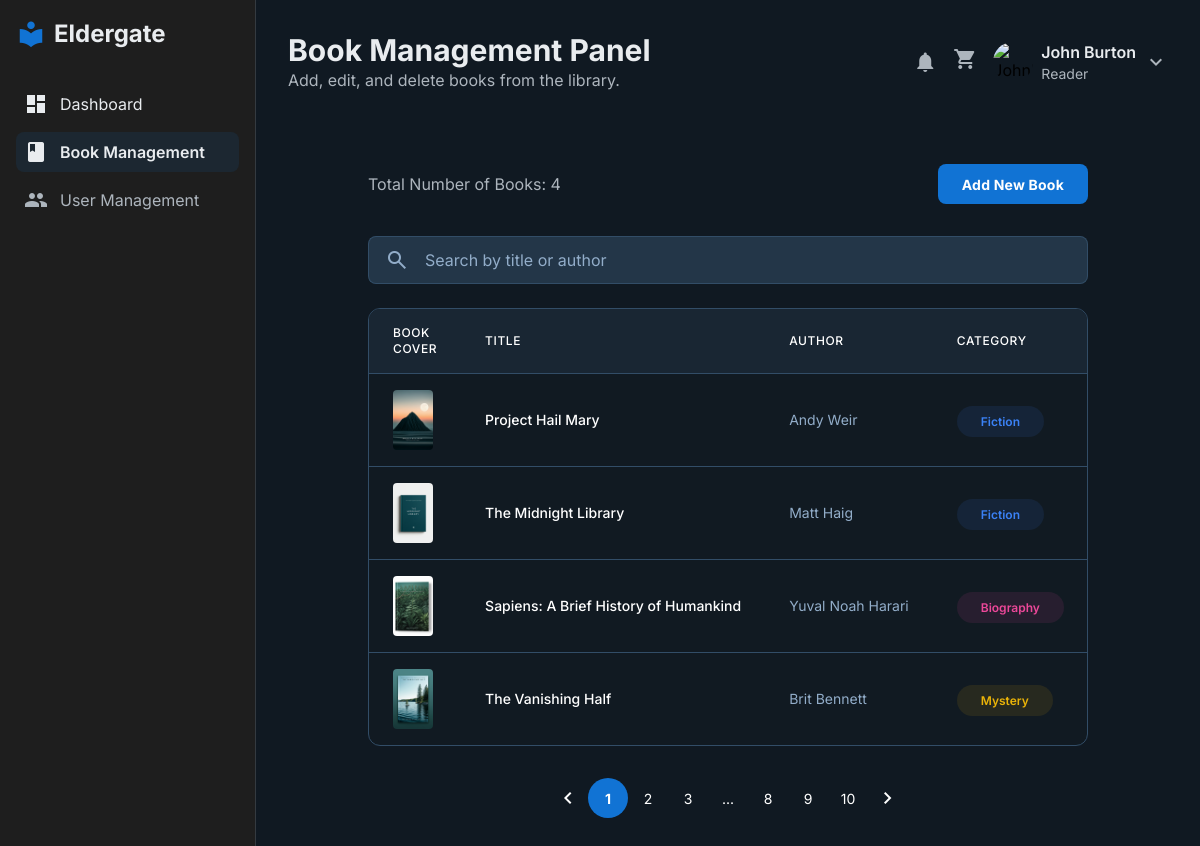
Screenshot of /account/admin-book-management/ (signed in) with the database file from the repository.
### accounts/models.py (models this page shows)
class EldergateLibraryUser(models.Model):
    id = models.AutoField(primary_key=True)
    username = models.CharField(max_length=100, unique=True)
    password = models.CharField(max_length=100)
    email = models.CharField(max_length=100)
    First_Name = models.CharField(max_length=100)
    Last_Name = models.CharField(max_length=100)
    date_joined = models.DateTimeField(auto_now_add=True)
    last_login = models.DateTimeField(blank=True, null=True)
    is_active = True
    USER_TYPE_CHOICES = [
        ('Reader', 'Reader'),
        ('Librarian', 'Librarian'),
        ('Administrator', 'Administrator'),
    ]
    model_name = models.CharField(
        max_length=100,
        choices=USER_TYPE_CHOICES,
        default='Reader',
    )
    current_reading = models.ForeignKey(Book, on_delete=models.CASCADE, null=True, blank=True)
    reading_progress = models.IntegerField(default=0)

### books/models.py (models this page shows)
class Book(models.Model):
    id = models.AutoField(primary_key=True)
    title = models.CharField(max_length=100)
    author = models.CharField(max_length=100)
    description = models.TextField()
    isbn = models.CharField(max_length=13)
    publisher = models.CharField(max_length=100)
    publication_date = models.DateField()
    category = models.ForeignKey(Category, on_delete=models.CASCADE, default=0)
    subcategory = models.ForeignKey(SubCategory, on_delete=models.CASCADE, null=True, blank=True)
    total_pages = models.IntegerField()
    price = models.DecimalField(max_digits=10, decimal_places=2)
    is_trending = models.BooleanField(default=False)
    cover_image = models.ImageField(upload_to='book_covers/')
    pdf_link = models.FileField(upload_to='books/')
    timestamp = models.DateTimeField(auto_now_add=True)

class Category(models.Model):
    id = models.AutoField(primary_key=True)
    name = models.CharField(max_length=100)

### accounts/views.py (the view)
# urls.py: path('admin-book-management/', views.admin_book_management_view, name='admin-book-management'),
def admin_book_management_view(request):
    if request.session.get('is_authenticated'):
        all_books = Book.objects.all()
        categories = Category.objects.all()
        total_books = all_books.count()
        book_list_styles = []
        for book in all_books:
            style_class, style_text = helpers.admin_book_management_bt(book.price)
            category_class = helpers.admin_book_management_category(book.category.name)
            book_list_styles.append({
                'book': book,
                'style': {
                    'class': style_class,
                    'text': style_text
                },
                'category_class': category_class
            })
        user = request.user
        title = "Book Management Panel"
        subtitle = "Add, edit, and delete books from the library."
        return render(request, 'admin/admin-book-management.html', {'user': user, 'title': title, 'subtitle': subtitle, 'all_books': all_books, 'total_books': total_books, 'book_list_styles': book_list_styles, 'category_class': category_class, 'categories': categories})
    else:
        return redirect('login')

### accounts/helpers.py (called while the page is built)
def admin_book_management_bt(price):
    if price == 0:
        class_sheet = "px-3 py-1 inline-flex text-xs leading-5 font-semibold rounded-full bg-green-100 dark:bg-green-800/30 text-green-800 dark:text-green-300"
        text = "Free"
    else:
        class_sheet = "px-3 py-1 inline-flex text-xs leading-5 font-semibold rounded-full bg-blue-100 dark:bg-blue-800/30 text-blue-800 dark:text-blue-300"
        text = "Paid"
    return class_sheet, text

def admin_book_management_category(category):
    if category == "Fiction":
        class_sheet = "text-xs font-semibold text-blue-500 bg-blue-500/10 py-2 px-6 rounded-full"
    elif category == "Mystery":
        class_sheet = "text-xs font-semibold text-yellow-500 bg-yellow-500/10 py-2 px-6 rounded-full"
    elif category == "Philosophy":
        class_sheet = "text-xs font-semibold text-green-500 bg-green-500/10 py-2 px-6 rounded-full"
    elif category == "History":
        class_sheet = "text-xs font-semibold text-purple-500 bg-purple-500/10 py-2 px-6 rounded-full"
    elif category == "Biography":
        class_sheet = "text-xs font-semibold text-pink-500 bg-pink-500/10 py-2 px-6 rounded-full"
    else:
        class_sheet = "text-xs font-semibold text-red-500 bg-red-500/10 py-2 px-6 rounded-full"
    return class_sheet

### templates/admin/admin-book-management.html (shortened to what this page needs)
{% extends 'admin_layout.html' %}
{% block content %}
{% include 'includes/header.html' %}
<div class="relative flex h-auto min-h-screen w-full flex-col group/design-root overflow-x-hidden">
  <div class="layout-container flex h-full grow flex-col">
    <div class="px-10 md:px-20 py-10 flex-1">
      <div class="max-w-7xl mx-auto">
        <div class="flex flex-wrap justify-between items-center gap-4 mb-8">
          <div class="flex min-w-72 flex-col gap-2">
            <p class="text-subtext-light dark:text-subtext-dark text-base font-normal leading-normal">Total Number of Books: {{ total_books }}</p>
          </div>
          <a href="{% url 'admin-dashboard' %}"
            class="flex min-w-[84px] max-w-[480px] cursor-pointer items-center justify-center overflow-hidden rounded-lg h-10 px-6 bg-primary text-white text-sm font-bold leading-normal tracking-[0.015em]">
            <span class="truncate">Add New Book</span>
          </a>
        </div>
        <div class="mb-6">
          <label class="flex flex-col min-w-40 h-12 w-full">
            <div class="flex w-full flex-1 items-stretch rounded-lg h-full">
              <div
                class="text-gray-400 dark:text-[#92adc9] flex border border-gray-300 dark:border-[#324d67] bg-white dark:bg-[#233648] items-center justify-center pl-4 rounded-l-lg border-r-0"
                data-icon="MagnifyingGlass">
                <span class="material-symbols-outlined">search</span>
              </div>
              <input
                class="form-input flex w-full min-w-0 flex-1 resize-none overflow-hidden rounded-r-lg text-gray-900 dark:text-white focus:outline-0 focus:ring-2 focus:ring-primary h-full placeholder:text-gray-400 dark:placeholder:text-[#92adc9] px-4 text-base font-normal leading-normal border border-gray-300 dark:border-[#324d67] bg-white dark:bg-[#233648] border-l-0"
                placeholder="Search by title or author" value="" />
            </div>
          </label>
        </div>
        <div class="overflow-x-auto">
          <div
            class="flex overflow-hidden rounded-xl border border-gray-200 dark:border-[#324d67] bg-white dark:bg-[#111a22]">
            <table class="flex-1 w-full">
              <thead>
                <tr class="bg-gray-50 dark:bg-[#192633]">
                  <th
                    class="px-6 py-4 text-left text-xs font-medium text-gray-500 dark:text-white uppercase tracking-wider">
                    Book Cover</th>
                  <th
                    class="px-6 py-4 text-left text-xs font-medium text-gray-500 dark:text-white uppercase tracking-wider w-1/3">
                    Title</th>
                  <th
                    class="px-6 py-4 text-left text-xs font-medium text-gray-500 dark:text-white uppercase tracking-wider">
                    Author</th>
                  <th
                    class="px-6 py-4 text-left text-xs font-medium text-gray-500 dark:text-white uppercase tracking-wider">
                    Category</th>
                </tr>
              </thead>
              <tbody>
                {% for item in book_list_styles %}
                <tr class="border-t border-gray-200 dark:border-t-[#324d67]">
                  <td class="px-6 py-4 whitespace-nowrap">
                    <div class="bg-center bg-no-repeat aspect-[2/3] bg-cover rounded w-10"
                      data-alt="The Midnight Library book cover"
                      style='background-image: url("{{ item.book.cover_image.url }}");'>
                    </div>
                  </td>
                  <td class="px-6 py-4 whitespace-nowrap text-sm font-medium text-gray-900 dark:text-white">{{ item.book.title }}</td>
                  <td class="px-6 py-4 whitespace-nowrap text-sm text-gray-500 dark:text-[#92adc9]">{{ item.book.author }}</td>
                  <td class="px-6 py-4 whitespace-nowrap">
                    <span
                      class="{{ item.category_class }}">{{ item.book.category.name }}</span>
                  </td>
                </tr>
                {% endfor %}
              </tbody>
            </table>
          </div>
        </div>
        <div class="flex items-center justify-center p-4 mt-4">
          <a class="flex size-10 items-center justify-center text-gray-500 dark:text-white" href="#">
            <span class="material-symbols-outlined">chevron_left</span>
          </a>
          <a class="text-sm font-bold leading-normal tracking-[0.015em] flex size-10 items-center justify-center text-white rounded-full bg-primary"
            href="#">1</a>
          <a class="text-sm font-normal leading-normal flex size-10 items-center justify-center text-gray-700 dark:text-white rounded-full hover:bg-gray-200 dark:hover:bg-[#233648]"
            href="#">2</a>
          <a class="text-sm font-normal leading-normal flex size-10 items-center justify-center text-gray-700 dark:text-white rounded-full hover:bg-gray-200 dark:hover:bg-[#233648]"
            href="#">3</a>
          <span
            class="text-sm font-normal leading-normal flex size-10 items-center justify-center text-gray-700 dark:text-white rounded-full">...</span>
          <a class="text-sm font-normal leading-normal flex size-10 items-center justify-center text-gray-700 dark:text-white rounded-full hover:bg-gray-200 dark:hover:bg-[#233648]"
            href="#">8</a>
          <a class="text-sm font-normal leading-normal flex size-10 items-center justify-center text-gray-700 dark:text-white rounded-full hover:bg-gray-200 dark:hover:bg-[#233648]"
            href="#">9</a>
          <a class="text-sm font-normal leading-normal flex size-10 items-center justify-center text-gray-700 dark:text-white rounded-full hover:bg-gray-200 dark:hover:bg-[#233648]"
            href="#">10</a>
          <a class="flex size-10 items-center justify-center text-gray-500 dark:text-white" href="#">
            <span class="material-symbols-outlined">chevron_right</span>
          </a>
        </div>
      </div>
    </div>
  </div>
</div>
{% endblock %}

### templates/includes/header.html (shortened to what this page needs)
<header class="flex justify-between items-center mb-8">
    <div>
        <h2 class="text-3xl font-bold text-text-light dark:text-text-dark">{{ title }}</h2>
        <p class="text-subtext-light dark:text-subtext-dark">{{ subtitle }}</p>
    </div>
    <div class="flex items-center space-x-4">
        <span class="material-icons text-subtext-light dark:text-subtext-dark cursor-pointer">notifications</span>
        <a href="{% url 'cart' %}"><span class="material-icons text-subtext-light dark:text-subtext-dark cursor-pointer">shopping_cart</span></a>
        <div class="flex items-center space-x-2">
            <img alt="{{ user.First_Name }}'s profile picture" class="w-10 h-10 rounded-full" src="https://static.vecteezy.com/system/resources/previews/018/765/757/non_2x/user-profile-icon-in-flat-style-member-avatar-illustration-on-isolated-background-human-permission-sign-business-concept-vector.jpg"/>
            <div>
                <p class="font-semibold text-text-light dark:text-text-dark">{{ user.First_Name }} {{ user.Last_Name }}</p>
                <p class="text-sm text-subtext-light dark:text-subtext-dark">{{ user.model_name }}</p>
            </div>
            <div class="relative inline-block text-left">
                <button type="button" class="flex items-center focus:outline-none" id="menu-button" aria-expanded="true" aria-haspopup="true">
                    <span class="material-icons text-subtext-light dark:text-subtext-dark cursor-pointer">expand_more</span>
                </button>
            </div>
        </div>
    </div>
</header>

### templates/admin_layout.html (style rules this page uses)
body { font-family: 'Inter', sans-serif; }

### rows the page displays
EldergateLibraryUser: First_Name "John", Last_Name "Burton", model_name "Reader"
Book: book.cover_image (picture), book "Project Hail Mary", book.author "Andy Weir", book.category.name "Fiction"
Book: book.cover_image (picture), book "The Midnight Library", book.author "Matt Haig", book.category.name "Fiction"
Book: book.cover_image (picture), book "Sapiens: A Brief History of Humankind", book.author "Yuval Noah Harari", book.category.name "Biography"
Book: book.cover_image (picture), book "The Vanishing Half", book.author "Brit Bennett", book.category.name "Mystery"

### other values shown
{{ title }} "Book Management Panel"
{{ subtitle }} "Add, edit, and delete books from the library."
{{ total_books }} "4"
